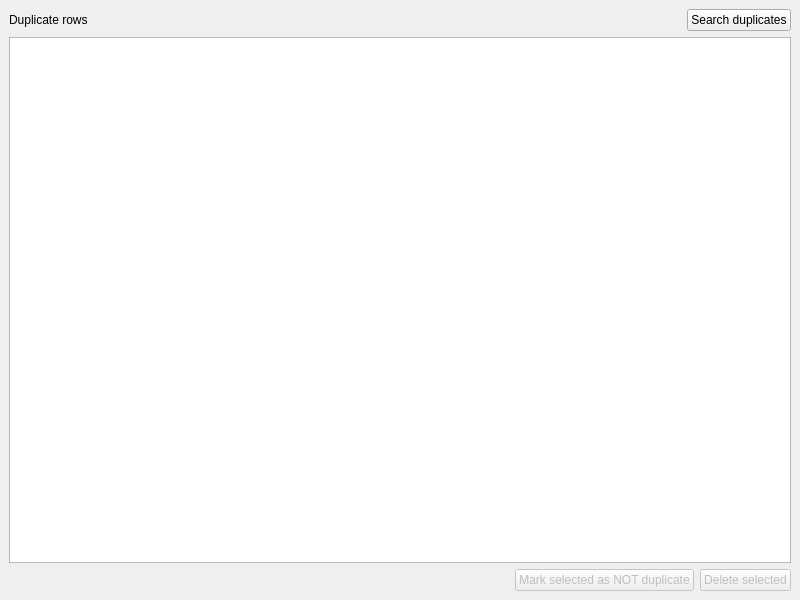
<?xml version="1.0" encoding="UTF-8"?>
<ui version="4.0">
 <class>DuplicatesView</class>
 <widget class="QMainWindow" name="DuplicatesView">
  <property name="geometry">
   <rect>
    <x>0</x>
    <y>0</y>
    <width>800</width>
    <height>600</height>
   </rect>
  </property>
  <property name="windowTitle">
   <string>DuplicatesView</string>
  </property>
  <widget class="QWidget" name="centralwidget">
   <layout class="QVBoxLayout" name="verticalLayout">
    <item>
     <layout class="QHBoxLayout" name="horizontalLayout_6">
      <item>
       <widget class="QLabel" name="duplicateRowsLabel">
        <property name="text">
         <string>Duplicate rows</string>
        </property>
       </widget>
      </item>
      <item>
       <spacer name="horizontalSpacer">
        <property name="orientation">
         <enum>Qt::Horizontal</enum>
        </property>
        <property name="sizeHint" stdset="0">
         <size>
          <width>40</width>
          <height>20</height>
         </size>
        </property>
       </spacer>
      </item>
      <item>
       <widget class="QPushButton" name="searchDuplicateButton">
        <property name="text">
         <string>Search duplicates</string>
        </property>
       </widget>
      </item>
     </layout>
    </item>
    <item>
     <widget class="QTableWidget" name="duplicateRowsTable">
      <property name="editTriggers">
       <set>QAbstractItemView::NoEditTriggers</set>
      </property>
      <property name="selectionBehavior">
       <enum>QAbstractItemView::SelectRows</enum>
      </property>
      <attribute name="horizontalHeaderStretchLastSection">
       <bool>true</bool>
      </attribute>
     </widget>
    </item>
    <item>
     <layout class="QHBoxLayout" name="horizontalLayout_7">
      <item>
       <spacer name="horizontalSpacer_2">
        <property name="orientation">
         <enum>Qt::Horizontal</enum>
        </property>
        <property name="sizeHint" stdset="0">
         <size>
          <width>40</width>
          <height>20</height>
         </size>
        </property>
       </spacer>
      </item>
      <item>
       <widget class="QPushButton" name="markNotDuplicatesButton">
        <property name="enabled">
         <bool>false</bool>
        </property>
        <property name="text">
         <string>Mark selected as NOT duplicate</string>
        </property>
       </widget>
      </item>
      <item>
       <widget class="QPushButton" name="deleteDuplicatesButton">
        <property name="enabled">
         <bool>false</bool>
        </property>
        <property name="text">
         <string>Delete selected</string>
        </property>
       </widget>
      </item>
     </layout>
    </item>
   </layout>
  </widget>
 </widget>
 <resources/>
 <connections/>
</ui>
